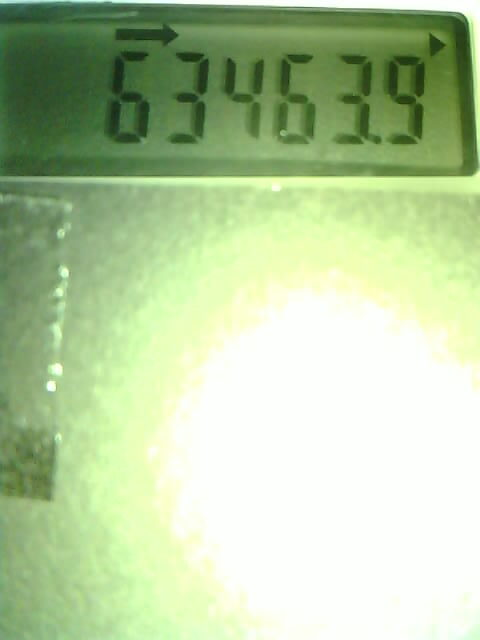
#> input picture detecting-and-ocring-digits/pic_1644164401.jpg, 480 x 640 px
$ python ocr_test1.py
#> lines starting #> are read from the running program, lines starting #| are printed output that depends on the picture; after the words box and inside, x2 and y2 are one past the last pixel; in counts of white or black regions, pixels touching at a corner belong together
# Import required packages
import cv2
import pytesseract

# Mention the installed location of Tesseract-OCR in your system
# pytesseract.pytesseract.tesseract_cmd = '/usr/bin/tesseract'

# Read image from which text needs to be extracted
img = cv2.imread("pic_1644164401.jpg", 1)
#> img is the input picture: shape (640, 480, 3); mean B, G, R 161.8, 204.4, 182.5
#img = cv2.imread("sample4.jpg")

# Preprocessing the image starts
#-----Reading the image-----------------------------------------------------
cv2.imshow("img",img)

#-----Converting image to LAB Color model-----------------------------------
lab= cv2.cvtColor(img, cv2.COLOR_BGR2LAB)
#> lab: shape (640, 480, 3); mean of channels 0, 1, 2 201.7, 112.9, 147.2
cv2.imshow("lab",lab)

#-----Splitting the LAB image to different channels-------------------------
l, a, b = cv2.split(lab)
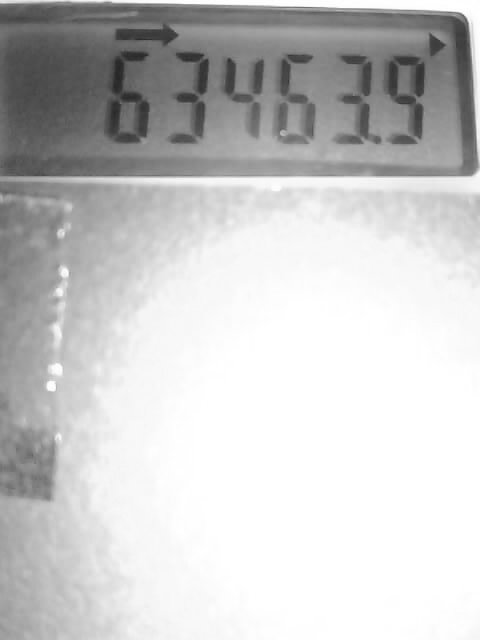
#> l: shape (640, 480); min 37, max 255, mean 201.7
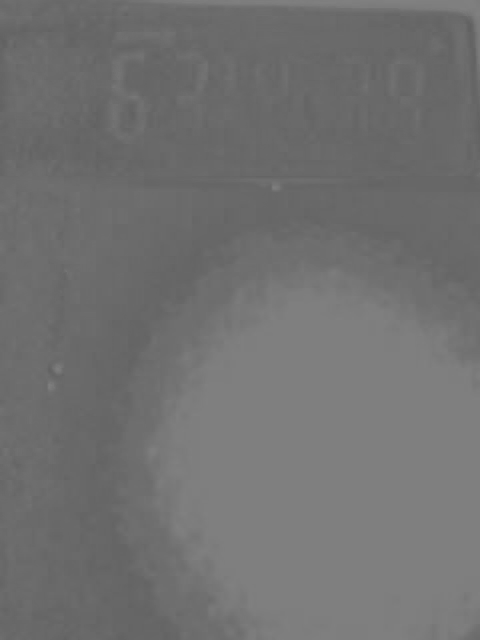
#> a: shape (640, 480); min 97, max 129, mean 112.9
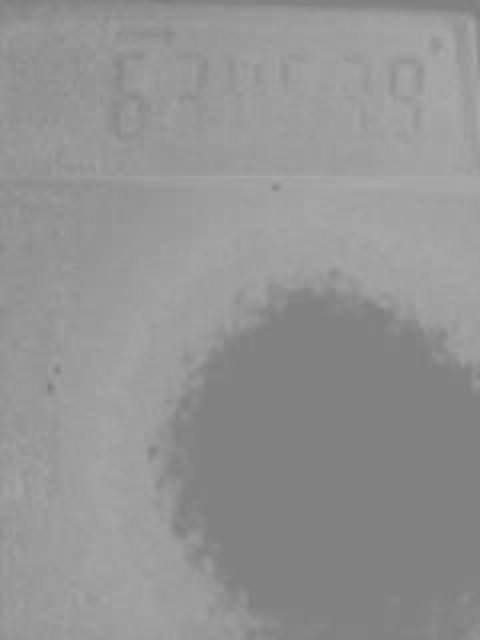
#> b: shape (640, 480); min 125, max 171, mean 147.2
cv2.imshow('l_channel', l)
cv2.imshow('a_channel', a)
cv2.imshow('b_channel', b)

#-----Applying CLAHE to L-channel-------------------------------------------
clahe = cv2.createCLAHE(clipLimit=3.0, tileGridSize=(8,8))
cl = clahe.apply(l)
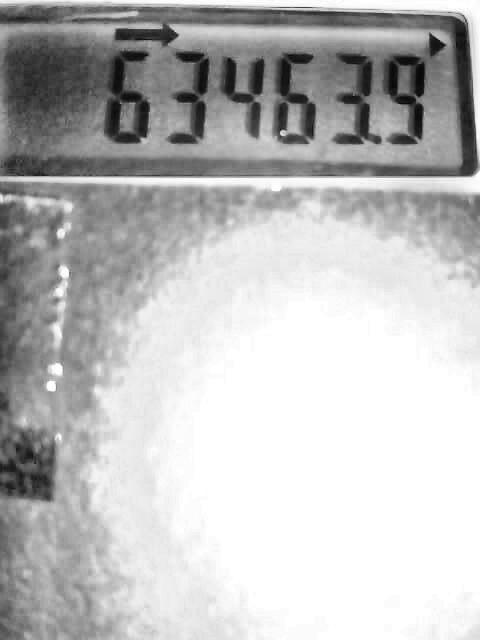
#> cl: shape (640, 480); min 8, max 255, mean 189.9
cv2.imshow('CLAHE output', cl)

#-----Merge the CLAHE enhanced L-channel with the a and b channel-----------
limg = cv2.merge((cl,a,b))
#> limg: shape (640, 480, 3); mean of channels 0, 1, 2 189.9, 112.9, 147.2
cv2.imshow('limg', limg)

#-----Converting image from LAB Color model to RGB model--------------------
final = cv2.cvtColor(limg, cv2.COLOR_LAB2BGR)
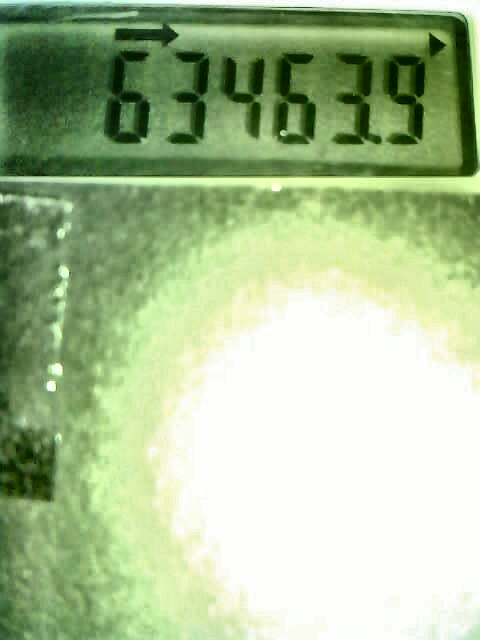
#> final: shape (640, 480, 3); mean B, G, R 150.8, 192.3, 170.8
cv2.imshow('final', final)

# Convert the image to gray scale
gray = cv2.cvtColor(final, cv2.COLOR_BGR2GRAY)
cv2.imshow("gray", gray)
cv2.waitKey(0) # waits until a key is pressed
cv2.destroyAllWindows() # destroys the window showing image

# Performing OTSU threshold
ret, thresh1 = cv2.threshold(gray, 128, 255, cv2.THRESH_BINARY | cv2.THRESH_OTSU)
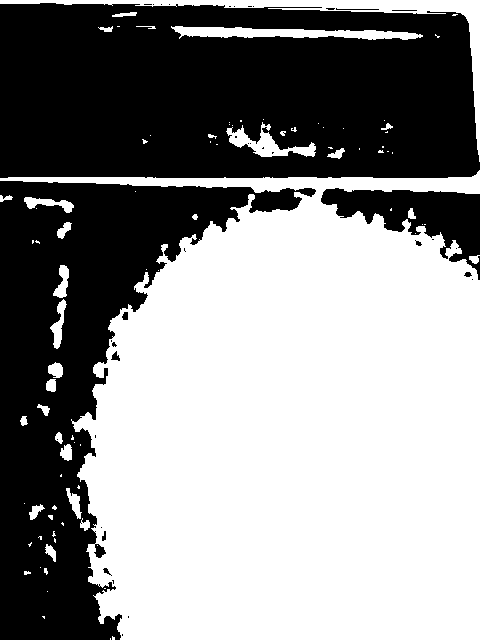
#> thresh1: shape (640, 480); 55.3% white; 37 black regions (26 under 20 px), largest, box (x1, y1, x2, y2) and area: (0, 3, 480, 178) 76757, (0, 181, 316, 640) 54144, (321, 188, 480, 280) 6111
#> ret = 174
cv2.imshow('thresh1', thresh1)
cv2.waitKey(0) # waits until a key is pressed

thresh1 = cv2.adaptiveThreshold(gray, 255, cv2.ADAPTIVE_THRESH_GAUSSIAN_C, cv2.THRESH_BINARY, 31, 2)
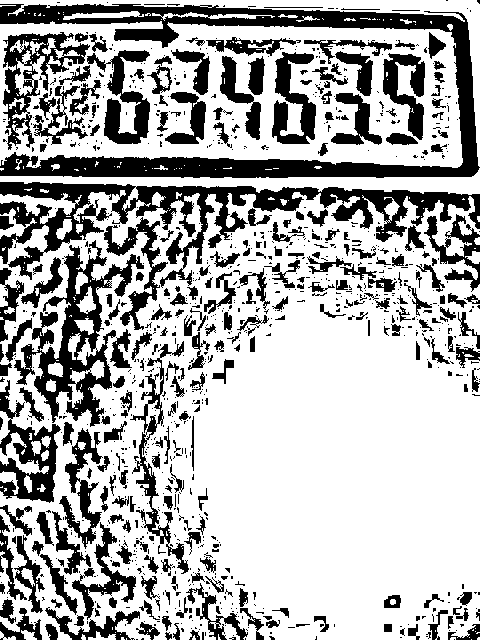
#> thresh1: shape (640, 480); 68.9% white; 1012 black regions (738 under 20 px)
cv2.imshow('thresh1', thresh1)
cv2.waitKey(0) # waits until a key is pressed

# Specify structure shape and kernel size.
# Kernel size increases or decreases the area
# of the rectangle to be detected.
# A smaller value like (10, 10) will detect
# each word instead of a sentence.
rect_kernel = cv2.getStructuringElement(cv2.MORPH_RECT, (25, 25))

# Applying dilation on the threshold image
dilation = cv2.dilate(thresh1, rect_kernel, iterations = 1)
#> dilation: shape (640, 480); every value is 255

# Finding contours
contours, hierarchy = cv2.findContours(dilation, cv2.RETR_EXTERNAL,
												cv2.CHAIN_APPROX_NONE)
#> contours = 1 contour; box (x1, y1, x2, y2) and area: (0, 0, 480, 640) 306081

# Creating a copy of image
im2 = img.copy()

# Looping through the identified contours
# Then rectangular part is cropped and passed on
# to pytesseract for extracting text from it
# Extracted text is then written into the text file
for cnt in contours:
	x, y, w, h = cv2.boundingRect(cnt)

	# Drawing a rectangle on copied image
	rect = cv2.rectangle(im2, (x, y), (x + w, y + h), (0, 255, 0), 2)

	# Cropping the text block for giving input to OCR
	cropped = im2[y:y + h, x:x + w]
	cv2.imshow("Display Image", cropped)
	cv2.waitKey(0) # waits until a key is pressed
	cv2.destroyAllWindows() # destroys the window showing image

		# Apply OCR on the cropped image
#> (the run stopped early here; a loop or call above may not have finished)

$ run again, with detecting-and-ocring-digits/pic_1644163826.jpg copied over detecting-and-ocring-digits/pic_1644164401.jpg
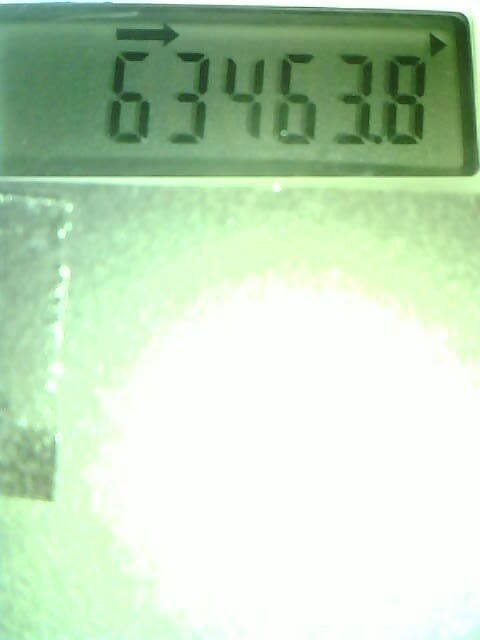
#> input picture detecting-and-ocring-digits/pic_1644163826.jpg, 480 x 640 px
#> img is the input picture: shape (640, 480, 3); mean B, G, R 189, 218.5, 193.2
#> lab: shape (640, 480, 3); mean of channels 0, 1, 2 215.2, 114, 140.1
#> limg: shape (640, 480, 3); mean of channels 0, 1, 2 202.1, 114, 140.1
#> `ret, thresh1 = cv2.threshold(gray, 128, 255, cv2.THRESH_BINARY | cv2.T..`:
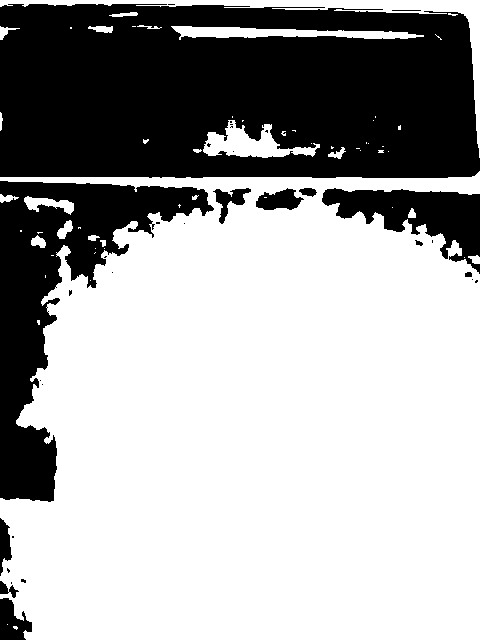
#> thresh1: shape (640, 480); 65.1% white; 33 black regions (21 under 20 px), largest, box (x1, y1, x2, y2) and area: (0, 4, 480, 178) 75787, (0, 181, 214, 502) 22462, (322, 188, 480, 274) 6011
#> ret = 174
#> `thresh1 = cv2.adaptiveThreshold(gray, 255, cv2.ADAPTIVE_THRESH_GAUSSIA..`:
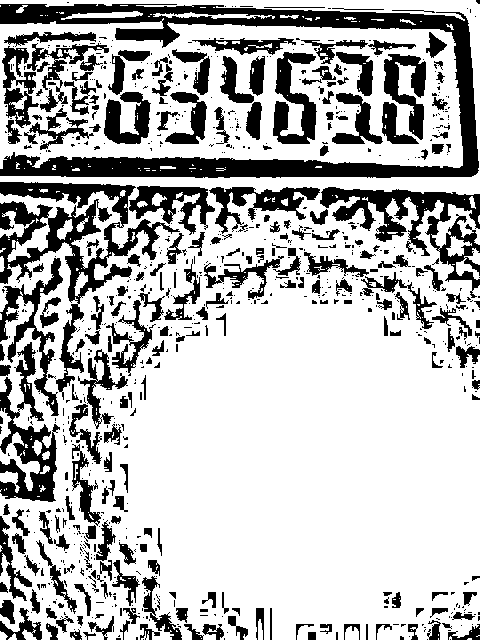
#> thresh1: shape (640, 480); 72.2% white; 850 black regions (606 under 20 px)
#> dilation: shape (640, 480); every value is 255
#> contours = 1 contour; box (x1, y1, x2, y2) and area: (0, 0, 480, 640) 306081

$ run again, with detecting-and-ocring-digits/pic_1644164410.jpg copied over detecting-and-ocring-digits/pic_1644164401.jpg
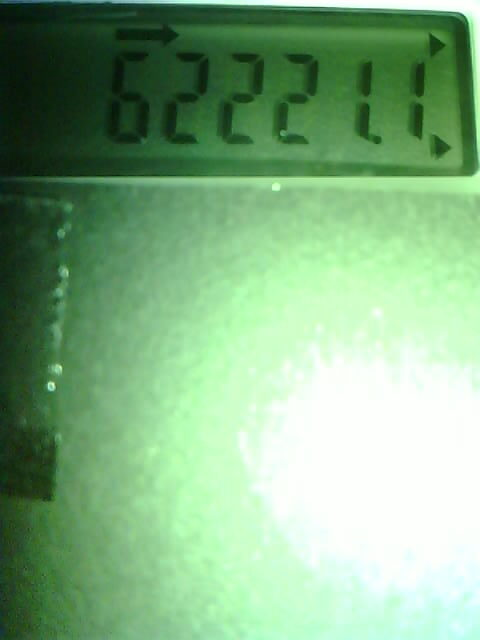
#> input picture detecting-and-ocring-digits/pic_1644164410.jpg, 480 x 640 px
#> img is the input picture: shape (640, 480, 3); mean B, G, R 132.3, 174.9, 131.2
#> lab: shape (640, 480, 3); mean of channels 0, 1, 2 168.9, 104.9, 145.7
#> limg: shape (640, 480, 3); mean of channels 0, 1, 2 166.5, 104.9, 145.7
#> `ret, thresh1 = cv2.threshold(gray, 128, 255, cv2.THRESH_BINARY | cv2.T..`:
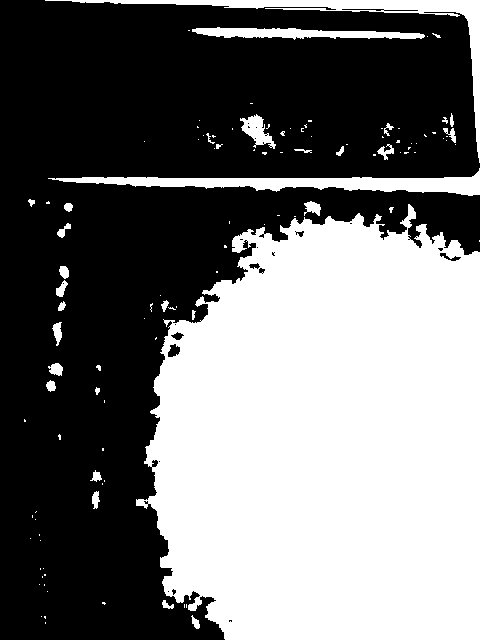
#> thresh1: shape (640, 480); 44.3% white; 112 white regions (80 under 20 px), largest, box (x1, y1, x2, y2) and area: (136, 204, 480, 640) 122904, (48, 168, 480, 196) 4450, (45, 0, 480, 163) 4412
#> ret = 160
#> `thresh1 = cv2.adaptiveThreshold(gray, 255, cv2.ADAPTIVE_THRESH_GAUSSIA..`:
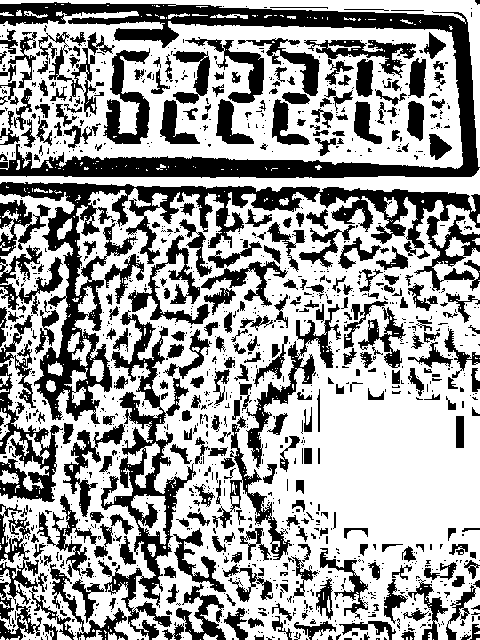
#> thresh1: shape (640, 480); 62.5% white; 1274 black regions (949 under 20 px)
#> dilation: shape (640, 480); every value is 255
#> contours = 1 contour; box (x1, y1, x2, y2) and area: (0, 0, 480, 640) 306081
